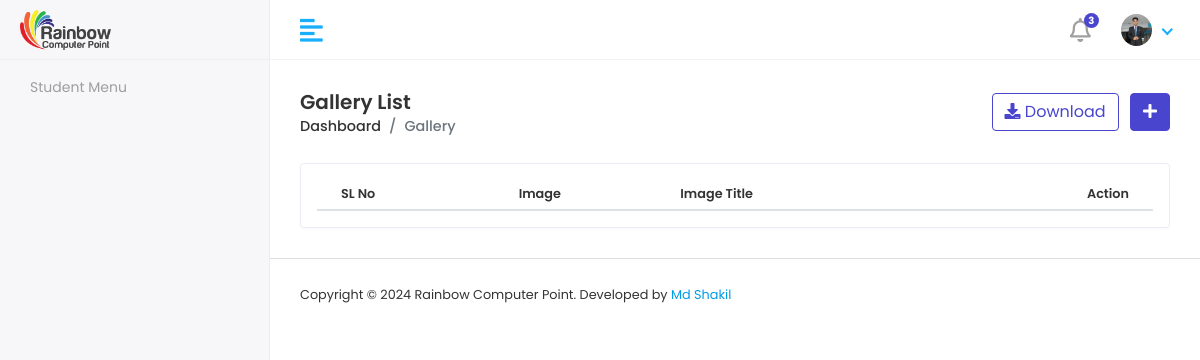
The page /galleryList/ on the database as committed earlier.
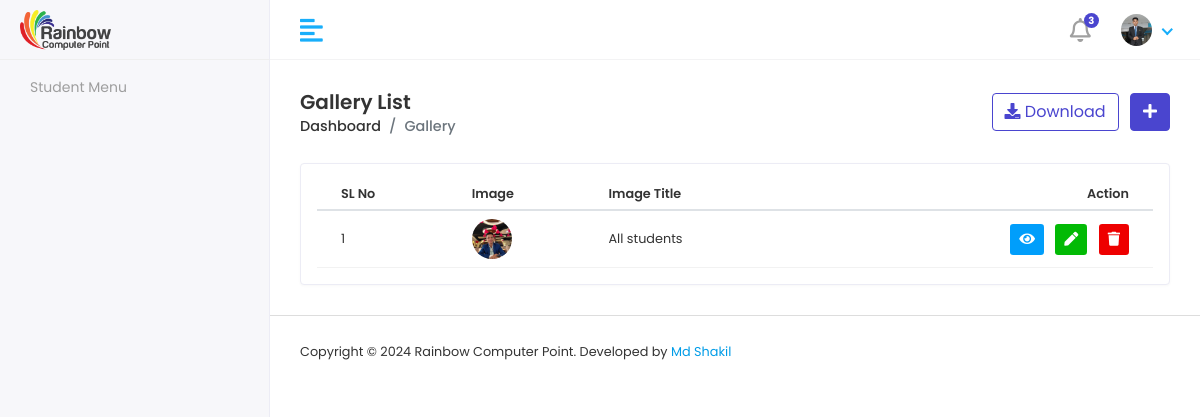
The same page on the database as committed later.
### RainbowApp/models.py (models this page shows)
class GalleryImageModel(models.Model):
    ImageTitle = models.CharField(max_length=100)
    GalleryImage = models.ImageField(upload_to='galleryImage')

### RainbowProject/views.py (the view)
# urls.py: path('galleryList/',galleryList, name='galleryList'),
def galleryList(request):
    galleryData = GalleryImageModel.objects.all()
    context = {
        'galleryData':galleryData
    }
    return render(request,'gallery/gallerylist.html',context)

### template/gallery/gallerylist.html (shortened to what this page needs)
{% extends 'adminmaster/adminmaster.html' %}
{% block admincontent %}
{% load static %}
<div class="content container-fluid">
    <div class="page-header">
       <div class="row align-items-center">
          <div class="col">
             <h3 class="page-title">Gallery List</h3>
             <ul class="breadcrumb">
                <li class="breadcrumb-item"><a href="{% url 'adminDashboard' %}">Dashboard</a></li>
                <li class="breadcrumb-item active">Gallery</li>
             </ul>
          </div>
          <div class="col-auto text-right float-right ml-auto">
             <a href="#" class="btn btn-outline-primary mr-2"><i class="fas fa-download"></i> Download</a>
             <a href="{% url 'addGallery' %}" class="btn btn-primary"><i class="fas fa-plus"></i></a>
          </div>
       </div>
    </div>
    <div class="row">
       <div class="col-sm-12">
          <div class="card card-table">
             <div class="card-body">
                <div class="table-responsive">
                   <table class="table table-hover table-center mb-0 datatable">
                      <thead>
                         <tr>
                            <th>SL No</th>
                            <th>Image</th>
                            <th>Image Title</th>
                            <th class="text-right">Action</th>
                         </tr>
                      </thead>
                      <tbody>
                        {% for i in galleryData %}
                        <tr>
                           <td>{{ forloop.counter }}</td>
                           <td>
                              <h2 class="table-avatar">
                                 <a class="avatar avatar-sm mr-2"><img class="avatar-img rounded-circle" src="{{i.GalleryImage.url}}" alt="User Image"></a>
                              </h2>
                           </td>
                           <td>
                              {{i.ImageTitle}}</a>
                           </td>
                           <td class="text-right">
                              <div class="actions">
                                 <a href="" class="btn btn-sm bg-info-light mr-2">
                                 <i class="fas fa-eye"></i>
                                 </a>
                                 <a href="{% url 'editImage' i.id %}" class="btn btn-sm bg-success-light mr-2">
                                 <i class="fas fa-pen"></i>
                                 </a>
                                 <a href="{% url 'deleteImage' i.id %}" class="btn btn-sm bg-danger-light">
                                 <i class="fas fa-trash"></i>
                                 </a>
                              </div>
                           </td>
                        </tr>
                        {% endfor %}
                      </tbody>
                   </table>
                </div>
             </div>
          </div>
       </div>
    </div>
 </div>
{% endblock admincontent %}

Rows that differ between the two databases and show on the page:
added GalleryImageModel: GalleryImage (picture), ImageTitle "All students"
